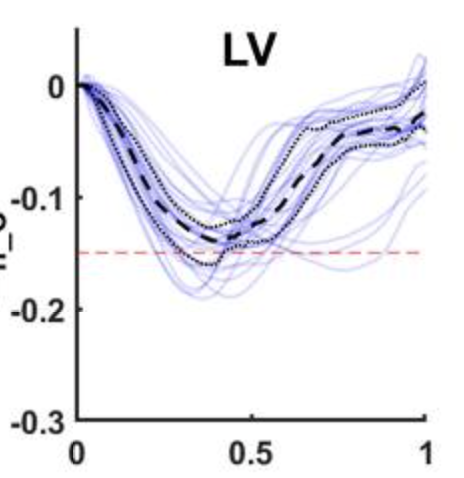
#> input picture experiments/06_moulin_digitisation/panel_lv.png, 464 x 478 px
$ python 04_overlay.py
#> lines starting #> are read from the running program, lines starting #| are printed output that depends on the picture
### src/single_cell_em/protocols/lambda_traces.py
"""Analytical and data-derived lambda(t) protocols.

Every protocol is a closure taking t in ms and returning (lam, dlam_dt),
so the Land distortion terms never depend on finite differencing.
"""
import numpy as np
from scipy.interpolate import CubicSpline, UnivariateSpline

__all__ = ["isometric", "ramp_hold_release", "sinusoid", "xin_cubic",
           "periodic_spline", "from_cardiax_csv", "from_ef_strain", "from_trace",
           "fourier_fit", "shift_phase", "scale_timing", "align_to_peak"]

# --- parametric ------------------------------------------------------------

# [99 lines left out: functions isometric, ramp_hold_release, sinusoid, xin_cubic, periodic_spline, from_cardiax_csv and 2 more, not called in this run]

def fourier_fit(t_data, lam_data, bcl, n_harmonics=6, weights=None,
                return_coeffs=False):
    t_data = np.asarray(t_data, float)
    lam_data = np.asarray(lam_data, float)
    w = 2 * np.pi / bcl
    cols = [np.ones_like(t_data)]
    for k in range(1, n_harmonics + 1):
        cols += [np.cos(k * w * t_data), np.sin(k * w * t_data)]
    A, y = np.array(cols).T, lam_data
    if weights is not None:
        sw = np.sqrt(np.asarray(weights, float))
        A, y = A * sw[:, None], y * sw
    c, *_ = np.linalg.lstsq(A, y, rcond=None)

    def f(t):
        tt = np.mod(t, bcl)
        lam = c[0]
        rate = 0.0
        for k in range(1, n_harmonics + 1):
            a, b = c[2 * k - 1], c[2 * k]
            lam += a * np.cos(k * w * tt) + b * np.sin(k * w * tt)
            rate += k * w * (-a * np.sin(k * w * tt) + b * np.cos(k * w * tt))
        return float(lam), float(rate)

    return (f, c) if return_coeffs else f

# [40 lines left out: functions shift_phase, scale_timing, align_to_peak, not called in this run]

### src/single_cell_em/analysis/curve_extraction.py
"""Viterbi curve extraction from published figures.

Cost = per-pixel ink mismatch; transition = smoothness penalty. The smoothness
term is what bridges the gaps in a dashed line, so alpha is the main knob:
too low and the path jumps between curves, too high and it cuts corners.
"""
import json
import numpy as np
import matplotlib.pyplot as plt


# [8 lines of commented-out code are left out]


# [36 lines left out: functions viterbi_trace, extract_curves, not called in this run]


class AxisCalibration:
    """Affine pixel -> data map, assuming axes are not rotated."""

    def __init__(self, px0, px1, x0, x1, py0, py1, y0, y1):
        self.px0, self.px1, self.x0, self.x1 = px0, px1, x0, x1
        self.py0, self.py1, self.y0, self.y1 = py0, py1, y0, y1

    def to_x(self, px):
        return self.x0 + (np.asarray(px) - self.px0) * (self.x1 - self.x0) / (self.px1 - self.px0)

    def to_y(self, py):
        return self.y0 + (np.asarray(py) - self.py0) * (self.y1 - self.y0) / (self.py1 - self.py0)

    def save(self, path):
        json.dump(self.__dict__, open(path, "w"), indent=2)

    @classmethod
    def load(cls, path):
        return cls(**json.load(open(path)))

    def from_x(self, x):
        return self.px0 + (np.asarray(x) - self.x0) * (self.px1 - self.px0) / (self.x1 - self.x0)

    def from_y(self, y):
        return self.py0 + (np.asarray(y) - self.y0) * (self.py1 - self.py0) / (self.y1 - self.y0)


# [11 lines left out: function click_calibration, not called in this run]

from scipy.ndimage import maximum_filter1d, gaussian_filter1d


# [37 lines left out: functions black_ink_cost, apply_seeds, click_seeds, not called in this run]

### experiments/06_moulin_digitisation/04_overlay.py
"""Back-project the fitted lambda protocol onto the source figure."""
import numpy as np
import matplotlib.pyplot as plt
from PIL import Image
from single_cell_em.analysis.curve_extraction import AxisCalibration
from single_cell_em.protocols.lambda_traces import fourier_fit

panel = np.array(Image.open("panel_lv.png").convert("RGB"))
#> panel is the input picture: shape (478, 464, 3); mean R, G, B 238.9, 238.6, 243.2
cal   = AxisCalibration.load("calibration.json")
#> (reads experiments/06_moulin_digitisation/calibration.json from the repository)
d     = np.load("moulin_lambda.npz")
#> (reads experiments/06_moulin_digitisation/moulin_lambda.npz from the repository)
ext   = np.load("moulin_lv_extracted.npz")
#> (reads experiments/06_moulin_digitisation/moulin_lv_extracted.npz from the repository)

BCL    = float(d["bcl"])
LAM_ED = float(d["lambda_ED"])
N      = int(d["n_harmonics"])

moulin = fourier_fit(d["t"], d["lam_corrected"], BCL, n_harmonics=N)

# dense fit -> E_ff -> pixels
tt   = np.linspace(0, BCL, 2001)
lam  = np.array([moulin(x)[0] for x in tt])
Eff  = 0.5 * ((lam / LAM_ED) ** 2 - 1.0)
px   = cal.from_x(tt / BCL)
py   = cal.from_y(Eff)

# raw extracted path, for comparison
px_r = cal.from_x(ext["phase"])
py_r = cal.from_y(ext["Eff_mean"])

fig, ax = plt.subplots(1, 2, figsize=(14, 6.5))
for a in ax:
    a.imshow(panel)
    a.set_xlim(0, panel.shape[1]); a.set_ylim(panel.shape[0], 0)

ax[0].plot(px_r, py_r, color="lime", lw=1.6, label="extracted (raw)")
ax[0].set_title("Viterbi extraction")
ax[0].legend(fontsize=9, loc="lower right")

ax[1].plot(px_r, py_r, color="lime", lw=1.0, alpha=0.5, label="extracted (raw)")
ax[1].plot(px, py, color="red", lw=2.0,
           label=f"fitted protocol, N={N}, $\\lambda_{{ED}}$={LAM_ED:.4f}")
ax[1].set_title("Final protocol back-projected")
ax[1].legend(fontsize=9, loc="lower right")

fig.tight_layout()
fig.savefig("04_overlay.png", dpi=170)
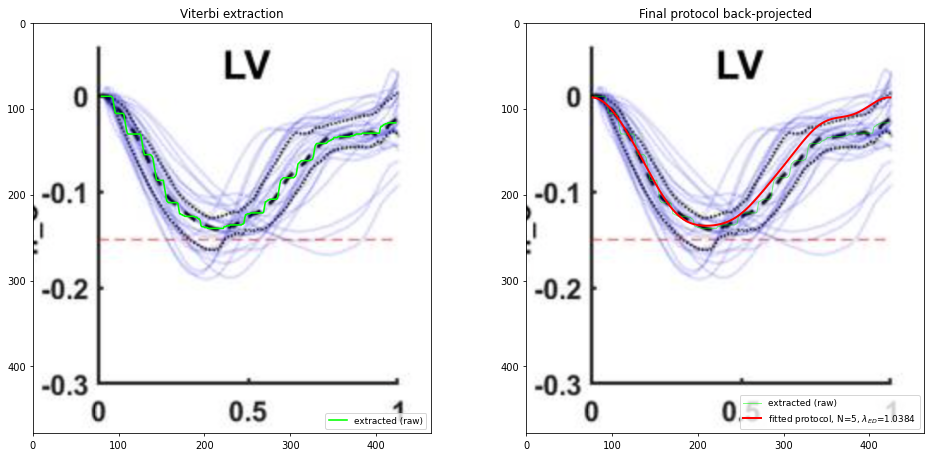
#> figure drawn by matplotlib, 2 panels
plt.show()

# quantitative agreement over the descent, before the drift correction bites
i_tr = int(d["i_trough"])
lam_at = np.array([moulin(x)[0] for x in d["t"][:i_tr]])
Eff_at = 0.5 * ((lam_at / LAM_ED) ** 2 - 1.0)
res_px = np.abs(cal.from_y(Eff_at) - cal.from_y(ext["Eff_mean"][:i_tr]))
print(f"pre-trough residual: mean {res_px.mean():.2f} px, max {res_px.max():.2f} px")
print(f"                     mean {res_px.mean() / 1114.4:.5f} in E_ff")
